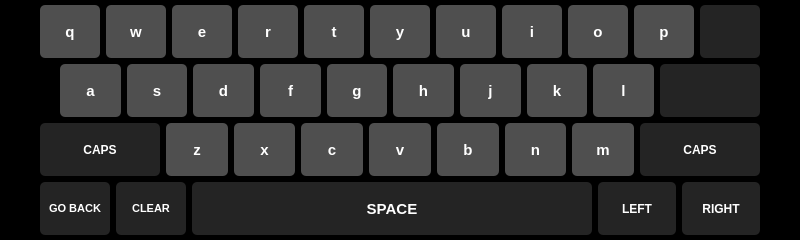
<?xml version="1.0" encoding="UTF-8"?>
<ui version="4.0">
 <class>VirtualKeyboard</class>
 <widget class="QDialog" name="VirtualKeyboard">
  <property name="geometry">
   <rect>
    <x>0</x>
    <y>0</y>
    <width>800</width>
    <height>240</height>
   </rect>
  </property>
  <property name="sizePolicy">
   <sizepolicy hsizetype="Fixed" vsizetype="Fixed">
    <horstretch>0</horstretch>
    <verstretch>0</verstretch>
   </sizepolicy>
  </property>
  <property name="minimumSize">
   <size>
    <width>800</width>
    <height>240</height>
   </size>
  </property>
  <property name="maximumSize">
   <size>
    <width>800</width>
    <height>480</height>
   </size>
  </property>
  <property name="windowTitle">
   <string>VirtualKeyboard</string>
  </property>
  <property name="styleSheet">
   <string notr="true">QDialog{
	background-color: black;
}</string>
  </property>
  <layout class="QGridLayout" name="gridLayout">
   <property name="leftMargin">
    <number>0</number>
   </property>
   <property name="topMargin">
    <number>5</number>
   </property>
   <property name="rightMargin">
    <number>0</number>
   </property>
   <property name="bottomMargin">
    <number>5</number>
   </property>
   <property name="horizontalSpacing">
    <number>6</number>
   </property>
   <item row="0" column="0">
    <layout class="QVBoxLayout" name="verticalLayout">
     <item>
      <layout class="QHBoxLayout" name="horizontalLayout_14">
       <item>
        <spacer name="horizontalSpacer_19">
         <property name="orientation">
          <enum>Qt::Horizontal</enum>
         </property>
         <property name="sizeType">
          <enum>QSizePolicy::Fixed</enum>
         </property>
         <property name="sizeHint" stdset="0">
          <size>
           <width>40</width>
           <height>20</height>
          </size>
         </property>
        </spacer>
       </item>
       <item>
        <layout class="QHBoxLayout" name="horizontalLayout_11">
         <item>
          <widget class="QPushButton" name="qButton">
           <property name="sizePolicy">
            <sizepolicy hsizetype="Expanding" vsizetype="Expanding">
             <horstretch>0</horstretch>
             <verstretch>0</verstretch>
            </sizepolicy>
           </property>
           <property name="minimumSize">
            <size>
             <width>0</width>
             <height>0</height>
            </size>
           </property>
           <property name="maximumSize">
            <size>
             <width>16777215</width>
             <height>16777215</height>
            </size>
           </property>
           <property name="styleSheet">
            <string notr="true">QPushButton{
	font-size: 15px;
	font-weight: bold;
	color: white;
	background-color: rgb(79, 79, 79);
	border-radius: 5px;
}

QPushButton:hover{
	background-color: rgb(207, 207, 207)
}</string>
           </property>
           <property name="text">
            <string>q</string>
           </property>
          </widget>
         </item>
         <item>
          <widget class="QPushButton" name="wButton">
           <property name="sizePolicy">
            <sizepolicy hsizetype="Expanding" vsizetype="Expanding">
             <horstretch>0</horstretch>
             <verstretch>0</verstretch>
            </sizepolicy>
           </property>
           <property name="styleSheet">
            <string notr="true">QPushButton{
	font-size: 15px;
	font-weight: bold;
	color: white;
	background-color: rgb(79, 79, 79);
	border-radius: 5px;
}

QPushButton:hover{
	background-color: rgb(207, 207, 207)
}</string>
           </property>
           <property name="text">
            <string>w</string>
           </property>
          </widget>
         </item>
         <item>
          <widget class="QPushButton" name="eButton">
           <property name="sizePolicy">
            <sizepolicy hsizetype="Expanding" vsizetype="Expanding">
             <horstretch>0</horstretch>
             <verstretch>0</verstretch>
            </sizepolicy>
           </property>
           <property name="styleSheet">
            <string notr="true">QPushButton{
	font-size: 15px;
	font-weight: bold;
	color: white;
	background-color: rgb(79, 79, 79);
	border-radius: 5px;
}

QPushButton:hover{
	background-color: rgb(207, 207, 207)
}</string>
           </property>
           <property name="text">
            <string>e</string>
           </property>
          </widget>
         </item>
         <item>
          <widget class="QPushButton" name="rButton">
           <property name="sizePolicy">
            <sizepolicy hsizetype="Expanding" vsizetype="Expanding">
             <horstretch>0</horstretch>
             <verstretch>0</verstretch>
            </sizepolicy>
           </property>
           <property name="styleSheet">
            <string notr="true">QPushButton{
	font-size: 15px;
	font-weight: bold;
	color: white;
	background-color: rgb(79, 79, 79);
	border-radius: 5px;
}

QPushButton:hover{
	background-color: rgb(207, 207, 207)
}</string>
           </property>
           <property name="text">
            <string>r</string>
           </property>
          </widget>
         </item>
         <item>
          <widget class="QPushButton" name="tButton">
           <property name="sizePolicy">
            <sizepolicy hsizetype="Expanding" vsizetype="Expanding">
             <horstretch>0</horstretch>
             <verstretch>0</verstretch>
            </sizepolicy>
           </property>
           <property name="styleSheet">
            <string notr="true">QPushButton{
	font-size: 15px;
	font-weight: bold;
	color: white;
	background-color: rgb(79, 79, 79);
	border-radius: 5px;
}

QPushButton:hover{
	background-color: rgb(207, 207, 207)
}</string>
           </property>
           <property name="text">
            <string>t</string>
           </property>
          </widget>
         </item>
         <item>
          <widget class="QPushButton" name="yButton">
           <property name="sizePolicy">
            <sizepolicy hsizetype="Expanding" vsizetype="Expanding">
             <horstretch>0</horstretch>
             <verstretch>0</verstretch>
            </sizepolicy>
           </property>
           <property name="styleSheet">
            <string notr="true">QPushButton{
	font-size: 15px;
	font-weight: bold;
	color: white;
	background-color: rgb(79, 79, 79);
	border-radius: 5px;
}

QPushButton:hover{
	background-color: rgb(207, 207, 207)
}</string>
           </property>
           <property name="text">
            <string>y</string>
           </property>
          </widget>
         </item>
         <item>
          <widget class="QPushButton" name="uButton">
           <property name="sizePolicy">
            <sizepolicy hsizetype="Expanding" vsizetype="Expanding">
             <horstretch>0</horstretch>
             <verstretch>0</verstretch>
            </sizepolicy>
           </property>
           <property name="styleSheet">
            <string notr="true">QPushButton{
	font-size: 15px;
	font-weight: bold;
	color: white;
	background-color: rgb(79, 79, 79);
	border-radius: 5px;
}

QPushButton:hover{
	background-color: rgb(207, 207, 207)
}</string>
           </property>
           <property name="text">
            <string>u</string>
           </property>
          </widget>
         </item>
         <item>
          <widget class="QPushButton" name="iButton">
           <property name="sizePolicy">
            <sizepolicy hsizetype="Expanding" vsizetype="Expanding">
             <horstretch>0</horstretch>
             <verstretch>0</verstretch>
            </sizepolicy>
           </property>
           <property name="styleSheet">
            <string notr="true">QPushButton{
	font-size: 15px;
	font-weight: bold;
	color: white;
	background-color: rgb(79, 79, 79);
	border-radius: 5px;
}

QPushButton:hover{
	background-color: rgb(207, 207, 207)
}</string>
           </property>
           <property name="text">
            <string>i</string>
           </property>
          </widget>
         </item>
         <item>
          <widget class="QPushButton" name="oButton">
           <property name="sizePolicy">
            <sizepolicy hsizetype="Expanding" vsizetype="Expanding">
             <horstretch>0</horstretch>
             <verstretch>0</verstretch>
            </sizepolicy>
           </property>
           <property name="styleSheet">
            <string notr="true">QPushButton{
	font-size: 15px;
	font-weight: bold;
	color: white;
	background-color: rgb(79, 79, 79);
	border-radius: 5px;
}

QPushButton:hover{
	background-color: rgb(207, 207, 207)
}</string>
           </property>
           <property name="text">
            <string>o</string>
           </property>
          </widget>
         </item>
         <item>
          <widget class="QPushButton" name="pButton">
           <property name="sizePolicy">
            <sizepolicy hsizetype="Expanding" vsizetype="Expanding">
             <horstretch>0</horstretch>
             <verstretch>0</verstretch>
            </sizepolicy>
           </property>
           <property name="styleSheet">
            <string notr="true">QPushButton{
	font-size: 15px;
	font-weight: bold;
	color: white;
	background-color: rgb(79, 79, 79);
	border-radius: 5px;
}

QPushButton:hover{
	background-color: rgb(207, 207, 207)
}</string>
           </property>
           <property name="text">
            <string>p</string>
           </property>
          </widget>
         </item>
        </layout>
       </item>
       <item>
        <widget class="QPushButton" name="deleteButton">
         <property name="sizePolicy">
          <sizepolicy hsizetype="Fixed" vsizetype="Expanding">
           <horstretch>0</horstretch>
           <verstretch>0</verstretch>
          </sizepolicy>
         </property>
         <property name="minimumSize">
          <size>
           <width>60</width>
           <height>0</height>
          </size>
         </property>
         <property name="maximumSize">
          <size>
           <width>60</width>
           <height>16777215</height>
          </size>
         </property>
         <property name="styleSheet">
          <string notr="true">QPushButton{
	font-weight: bold;
	color: white;
	background-color: rgb(36, 36, 36);
	border-radius: 5px;
}

QPushButton:hover{
	background-color: rgb(207, 207, 207)
}</string>
         </property>
         <property name="text">
          <string/>
         </property>
         <property name="iconSize">
          <size>
           <width>60</width>
           <height>52</height>
          </size>
         </property>
        </widget>
       </item>
       <item>
        <spacer name="horizontalSpacer_21">
         <property name="orientation">
          <enum>Qt::Horizontal</enum>
         </property>
         <property name="sizeType">
          <enum>QSizePolicy::Fixed</enum>
         </property>
         <property name="sizeHint" stdset="0">
          <size>
           <width>40</width>
           <height>20</height>
          </size>
         </property>
        </spacer>
       </item>
      </layout>
     </item>
     <item>
      <layout class="QHBoxLayout" name="horizontalLayout_15">
       <item>
        <spacer name="horizontalSpacer_20">
         <property name="orientation">
          <enum>Qt::Horizontal</enum>
         </property>
         <property name="sizeType">
          <enum>QSizePolicy::Fixed</enum>
         </property>
         <property name="sizeHint" stdset="0">
          <size>
           <width>60</width>
           <height>40</height>
          </size>
         </property>
        </spacer>
       </item>
       <item>
        <layout class="QHBoxLayout" name="horizontalLayout_12">
         <item>
          <widget class="QPushButton" name="aButton">
           <property name="sizePolicy">
            <sizepolicy hsizetype="Expanding" vsizetype="Expanding">
             <horstretch>0</horstretch>
             <verstretch>0</verstretch>
            </sizepolicy>
           </property>
           <property name="styleSheet">
            <string notr="true">QPushButton{
	font-size: 15px;
	font-weight: bold;
	color: white;
	background-color: rgb(79, 79, 79);
	border-radius: 5px;
}

QPushButton:hover{
	background-color: rgb(207, 207, 207)
}</string>
           </property>
           <property name="text">
            <string>a</string>
           </property>
          </widget>
         </item>
         <item>
          <widget class="QPushButton" name="sButton">
           <property name="sizePolicy">
            <sizepolicy hsizetype="Expanding" vsizetype="Expanding">
             <horstretch>0</horstretch>
             <verstretch>0</verstretch>
            </sizepolicy>
           </property>
           <property name="styleSheet">
            <string notr="true">QPushButton{
	font-size: 15px;
	font-weight: bold;
	color: white;
	background-color: rgb(79, 79, 79);
	border-radius: 5px;
}

QPushButton:hover{
	background-color: rgb(207, 207, 207)
}</string>
           </property>
           <property name="text">
            <string>s</string>
           </property>
          </widget>
         </item>
         <item>
          <widget class="QPushButton" name="dButton">
           <property name="sizePolicy">
            <sizepolicy hsizetype="Expanding" vsizetype="Expanding">
             <horstretch>0</horstretch>
             <verstretch>0</verstretch>
            </sizepolicy>
           </property>
           <property name="styleSheet">
            <string notr="true">QPushButton{
	font-size: 15px;
	font-weight: bold;
	color: white;
	background-color: rgb(79, 79, 79);
	border-radius: 5px;
}

QPushButton:hover{
	background-color: rgb(207, 207, 207)
}</string>
           </property>
           <property name="text">
            <string>d</string>
           </property>
          </widget>
         </item>
         <item>
          <widget class="QPushButton" name="fButton">
           <property name="sizePolicy">
            <sizepolicy hsizetype="Expanding" vsizetype="Expanding">
             <horstretch>0</horstretch>
             <verstretch>0</verstretch>
            </sizepolicy>
           </property>
           <property name="styleSheet">
            <string notr="true">QPushButton{
	font-size: 15px;
	font-weight: bold;
	color: white;
	background-color: rgb(79, 79, 79);
	border-radius: 5px;
}

QPushButton:hover{
	background-color: rgb(207, 207, 207)
}</string>
           </property>
           <property name="text">
            <string>f</string>
           </property>
          </widget>
         </item>
         <item>
          <widget class="QPushButton" name="gButton">
           <property name="sizePolicy">
            <sizepolicy hsizetype="Expanding" vsizetype="Expanding">
             <horstretch>0</horstretch>
             <verstretch>0</verstretch>
            </sizepolicy>
           </property>
           <property name="styleSheet">
            <string notr="true">QPushButton{
	font-size: 15px;
	font-weight: bold;
	color: white;
	background-color: rgb(79, 79, 79);
	border-radius: 5px;
}

QPushButton:hover{
	background-color: rgb(207, 207, 207)
}</string>
           </property>
           <property name="text">
            <string>g</string>
           </property>
          </widget>
         </item>
         <item>
          <widget class="QPushButton" name="hButton">
           <property name="sizePolicy">
            <sizepolicy hsizetype="Expanding" vsizetype="Expanding">
             <horstretch>0</horstretch>
             <verstretch>0</verstretch>
            </sizepolicy>
           </property>
           <property name="styleSheet">
            <string notr="true">QPushButton{
	font-size: 15px;
	font-weight: bold;
	color: white;
	background-color: rgb(79, 79, 79);
	border-radius: 5px;
}

QPushButton:hover{
	background-color: rgb(207, 207, 207)
}</string>
           </property>
           <property name="text">
            <string>h</string>
           </property>
          </widget>
         </item>
         <item>
          <widget class="QPushButton" name="jButton">
           <property name="sizePolicy">
            <sizepolicy hsizetype="Expanding" vsizetype="Expanding">
             <horstretch>0</horstretch>
             <verstretch>0</verstretch>
            </sizepolicy>
           </property>
           <property name="styleSheet">
            <string notr="true">QPushButton{
	font-size: 15px;
	font-weight: bold;
	color: white;
	background-color: rgb(79, 79, 79);
	border-radius: 5px;
}

QPushButton:hover{
	background-color: rgb(207, 207, 207)
}</string>
           </property>
           <property name="text">
            <string>j</string>
           </property>
          </widget>
         </item>
         <item>
          <widget class="QPushButton" name="kButton">
           <property name="sizePolicy">
            <sizepolicy hsizetype="Expanding" vsizetype="Expanding">
             <horstretch>0</horstretch>
             <verstretch>0</verstretch>
            </sizepolicy>
           </property>
           <property name="styleSheet">
            <string notr="true">QPushButton{
	font-size: 15px;
	font-weight: bold;
	color: white;
	background-color: rgb(79, 79, 79);
	border-radius: 5px;
}

QPushButton:hover{
	background-color: rgb(207, 207, 207)
}</string>
           </property>
           <property name="text">
            <string>k</string>
           </property>
          </widget>
         </item>
         <item>
          <widget class="QPushButton" name="lButton">
           <property name="sizePolicy">
            <sizepolicy hsizetype="Expanding" vsizetype="Expanding">
             <horstretch>0</horstretch>
             <verstretch>0</verstretch>
            </sizepolicy>
           </property>
           <property name="styleSheet">
            <string notr="true">QPushButton{
	font-size: 15px;
	font-weight: bold;
	color: white;
	background-color: rgb(79, 79, 79);
	border-radius: 5px;
}

QPushButton:hover{
	background-color: rgb(207, 207, 207)
}</string>
           </property>
           <property name="text">
            <string>l</string>
           </property>
          </widget>
         </item>
        </layout>
       </item>
       <item>
        <widget class="QPushButton" name="enterButton">
         <property name="sizePolicy">
          <sizepolicy hsizetype="Fixed" vsizetype="Expanding">
           <horstretch>0</horstretch>
           <verstretch>0</verstretch>
          </sizepolicy>
         </property>
         <property name="minimumSize">
          <size>
           <width>100</width>
           <height>0</height>
          </size>
         </property>
         <property name="maximumSize">
          <size>
           <width>100</width>
           <height>16777215</height>
          </size>
         </property>
         <property name="styleSheet">
          <string notr="true">QPushButton{
	font-weight: bold;
	color: white;
	background-color: rgb(36, 36, 36);
	border-radius: 5px;
}

QPushButton:hover{
	background-color: rgb(207, 207, 207)
}</string>
         </property>
         <property name="text">
          <string/>
         </property>
         <property name="iconSize">
          <size>
           <width>100</width>
           <height>51</height>
          </size>
         </property>
        </widget>
       </item>
       <item>
        <spacer name="horizontalSpacer_22">
         <property name="orientation">
          <enum>Qt::Horizontal</enum>
         </property>
         <property name="sizeType">
          <enum>QSizePolicy::Fixed</enum>
         </property>
         <property name="sizeHint" stdset="0">
          <size>
           <width>40</width>
           <height>20</height>
          </size>
         </property>
        </spacer>
       </item>
      </layout>
     </item>
     <item>
      <layout class="QHBoxLayout" name="horizontalLayout_16">
       <item>
        <spacer name="horizontalSpacer_26">
         <property name="orientation">
          <enum>Qt::Horizontal</enum>
         </property>
         <property name="sizeType">
          <enum>QSizePolicy::Fixed</enum>
         </property>
         <property name="sizeHint" stdset="0">
          <size>
           <width>40</width>
           <height>20</height>
          </size>
         </property>
        </spacer>
       </item>
       <item>
        <widget class="QPushButton" name="lCapButton">
         <property name="sizePolicy">
          <sizepolicy hsizetype="Fixed" vsizetype="Expanding">
           <horstretch>0</horstretch>
           <verstretch>0</verstretch>
          </sizepolicy>
         </property>
         <property name="minimumSize">
          <size>
           <width>120</width>
           <height>0</height>
          </size>
         </property>
         <property name="maximumSize">
          <size>
           <width>120</width>
           <height>16777215</height>
          </size>
         </property>
         <property name="styleSheet">
          <string notr="true">QPushButton{
	font-weight: bold;
	color: white;
	background-color: rgb(36, 36, 36);
	border-radius: 5px;
}

QPushButton:hover{
	background-color: rgb(207, 207, 207)
}</string>
         </property>
         <property name="text">
          <string>CAPS</string>
         </property>
         <property name="iconSize">
          <size>
           <width>120</width>
           <height>52</height>
          </size>
         </property>
        </widget>
       </item>
       <item>
        <layout class="QHBoxLayout" name="horizontalLayout_13">
         <item>
          <widget class="QPushButton" name="zButton">
           <property name="sizePolicy">
            <sizepolicy hsizetype="Expanding" vsizetype="Expanding">
             <horstretch>0</horstretch>
             <verstretch>0</verstretch>
            </sizepolicy>
           </property>
           <property name="styleSheet">
            <string notr="true">QPushButton{
	font-size: 15px;
	font-weight: bold;
	color: white;
	background-color: rgb(79, 79, 79);
	border-radius: 5px;
}

QPushButton:hover{
	background-color: rgb(207, 207, 207)
}</string>
           </property>
           <property name="text">
            <string>z</string>
           </property>
          </widget>
         </item>
         <item>
          <widget class="QPushButton" name="xButton">
           <property name="sizePolicy">
            <sizepolicy hsizetype="Expanding" vsizetype="Expanding">
             <horstretch>0</horstretch>
             <verstretch>0</verstretch>
            </sizepolicy>
           </property>
           <property name="styleSheet">
            <string notr="true">QPushButton{
	font-size: 15px;
	font-weight: bold;
	color: white;
	background-color: rgb(79, 79, 79);
	border-radius: 5px;
}

QPushButton:hover{
	background-color: rgb(207, 207, 207)
}</string>
           </property>
           <property name="text">
            <string>x</string>
           </property>
          </widget>
         </item>
         <item>
          <widget class="QPushButton" name="cButton">
           <property name="sizePolicy">
            <sizepolicy hsizetype="Expanding" vsizetype="Expanding">
             <horstretch>0</horstretch>
             <verstretch>0</verstretch>
            </sizepolicy>
           </property>
           <property name="styleSheet">
            <string notr="true">QPushButton{
	font-size: 15px;
	font-weight: bold;
	color: white;
	background-color: rgb(79, 79, 79);
	border-radius: 5px;
}

QPushButton:hover{
	background-color: rgb(207, 207, 207)
}</string>
           </property>
           <property name="text">
            <string>c</string>
           </property>
          </widget>
         </item>
         <item>
          <widget class="QPushButton" name="vButton">
           <property name="sizePolicy">
            <sizepolicy hsizetype="Expanding" vsizetype="Expanding">
             <horstretch>0</horstretch>
             <verstretch>0</verstretch>
            </sizepolicy>
           </property>
           <property name="styleSheet">
            <string notr="true">QPushButton{
	font-size: 15px;
	font-weight: bold;
	color: white;
	background-color: rgb(79, 79, 79);
	border-radius: 5px;
}

QPushButton:hover{
	background-color: rgb(207, 207, 207)
}</string>
           </property>
           <property name="text">
            <string>v</string>
           </property>
          </widget>
         </item>
         <item>
          <widget class="QPushButton" name="bButton">
           <property name="sizePolicy">
            <sizepolicy hsizetype="Expanding" vsizetype="Expanding">
             <horstretch>0</horstretch>
             <verstretch>0</verstretch>
            </sizepolicy>
           </property>
           <property name="styleSheet">
            <string notr="true">QPushButton{
	font-size: 15px;
	font-weight: bold;
	color: white;
	background-color: rgb(79, 79, 79);
	border-radius: 5px;
}

QPushButton:hover{
	background-color: rgb(207, 207, 207)
}</string>
           </property>
           <property name="text">
            <string>b</string>
           </property>
          </widget>
         </item>
         <item>
          <widget class="QPushButton" name="nButton">
           <property name="sizePolicy">
            <sizepolicy hsizetype="Expanding" vsizetype="Expanding">
             <horstretch>0</horstretch>
             <verstretch>0</verstretch>
            </sizepolicy>
           </property>
           <property name="styleSheet">
            <string notr="true">QPushButton{
	font-size: 15px;
	font-weight: bold;
	color: white;
	background-color: rgb(79, 79, 79);
	border-radius: 5px;
}

QPushButton:hover{
	background-color: rgb(207, 207, 207)
}</string>
           </property>
           <property name="text">
            <string>n</string>
           </property>
          </widget>
         </item>
         <item>
          <widget class="QPushButton" name="mButton">
           <property name="sizePolicy">
            <sizepolicy hsizetype="Expanding" vsizetype="Expanding">
             <horstretch>0</horstretch>
             <verstretch>0</verstretch>
            </sizepolicy>
           </property>
           <property name="styleSheet">
            <string notr="true">QPushButton{
	font-size: 15px;
	font-weight: bold;
	color: white;
	background-color: rgb(79, 79, 79);
	border-radius: 5px;
}

QPushButton:hover{
	background-color: rgb(207, 207, 207)
}</string>
           </property>
           <property name="text">
            <string>m</string>
           </property>
          </widget>
         </item>
        </layout>
       </item>
       <item>
        <widget class="QPushButton" name="rCapButton">
         <property name="sizePolicy">
          <sizepolicy hsizetype="Fixed" vsizetype="Expanding">
           <horstretch>0</horstretch>
           <verstretch>0</verstretch>
          </sizepolicy>
         </property>
         <property name="minimumSize">
          <size>
           <width>120</width>
           <height>0</height>
          </size>
         </property>
         <property name="maximumSize">
          <size>
           <width>60</width>
           <height>16777215</height>
          </size>
         </property>
         <property name="styleSheet">
          <string notr="true">QPushButton{
	font-weight: bold;
	color: white;
	background-color: rgb(36, 36, 36);
	border-radius: 5px;
}

QPushButton:hover{
	background-color: rgb(207, 207, 207)
}</string>
         </property>
         <property name="text">
          <string>CAPS</string>
         </property>
         <property name="iconSize">
          <size>
           <width>120</width>
           <height>50</height>
          </size>
         </property>
        </widget>
       </item>
       <item>
        <spacer name="horizontalSpacer_23">
         <property name="orientation">
          <enum>Qt::Horizontal</enum>
         </property>
         <property name="sizeType">
          <enum>QSizePolicy::Fixed</enum>
         </property>
         <property name="sizeHint" stdset="0">
          <size>
           <width>40</width>
           <height>20</height>
          </size>
         </property>
        </spacer>
       </item>
      </layout>
     </item>
     <item>
      <layout class="QHBoxLayout" name="horizontalLayout">
       <item>
        <spacer name="horizontalSpacer_25">
         <property name="orientation">
          <enum>Qt::Horizontal</enum>
         </property>
         <property name="sizeType">
          <enum>QSizePolicy::Fixed</enum>
         </property>
         <property name="sizeHint" stdset="0">
          <size>
           <width>40</width>
           <height>20</height>
          </size>
         </property>
        </spacer>
       </item>
       <item>
        <widget class="QPushButton" name="goBackButton">
         <property name="sizePolicy">
          <sizepolicy hsizetype="Fixed" vsizetype="Expanding">
           <horstretch>0</horstretch>
           <verstretch>0</verstretch>
          </sizepolicy>
         </property>
         <property name="minimumSize">
          <size>
           <width>70</width>
           <height>0</height>
          </size>
         </property>
         <property name="maximumSize">
          <size>
           <width>70</width>
           <height>16777215</height>
          </size>
         </property>
         <property name="styleSheet">
          <string notr="true">QPushButton{
	font-size: 11px;
	font-weight: bold;
	color: white;
	background-color: rgb(36, 36, 36);
	border-radius: 5px;
}

QPushButton:hover{
	background-color: rgb(207, 207, 207)
}</string>
         </property>
         <property name="text">
          <string>GO BACK</string>
         </property>
        </widget>
       </item>
       <item>
        <widget class="QPushButton" name="clearButton">
         <property name="sizePolicy">
          <sizepolicy hsizetype="Fixed" vsizetype="Expanding">
           <horstretch>0</horstretch>
           <verstretch>0</verstretch>
          </sizepolicy>
         </property>
         <property name="minimumSize">
          <size>
           <width>70</width>
           <height>0</height>
          </size>
         </property>
         <property name="maximumSize">
          <size>
           <width>70</width>
           <height>16777215</height>
          </size>
         </property>
         <property name="styleSheet">
          <string notr="true">QPushButton{
	font-size: 11px;
	font-weight: bold;
	color: white;
	background-color: rgb(36, 36, 36);
	border-radius: 5px;
}

QPushButton:hover{
	background-color: rgb(207, 207, 207)
}</string>
         </property>
         <property name="text">
          <string>CLEAR</string>
         </property>
        </widget>
       </item>
       <item>
        <widget class="QPushButton" name="spaceButton">
         <property name="sizePolicy">
          <sizepolicy hsizetype="Fixed" vsizetype="Expanding">
           <horstretch>30</horstretch>
           <verstretch>0</verstretch>
          </sizepolicy>
         </property>
         <property name="minimumSize">
          <size>
           <width>400</width>
           <height>0</height>
          </size>
         </property>
         <property name="styleSheet">
          <string notr="true">QPushButton{
	font-size: 15px;
	font-weight: bold;
	color: white;
	background-color: rgb(36, 36, 36);
	border-radius: 5px;
}

QPushButton:hover{
	background-color: rgb(207, 207, 207)
}</string>
         </property>
         <property name="text">
          <string>SPACE</string>
         </property>
        </widget>
       </item>
       <item>
        <widget class="QPushButton" name="leftArrowButton">
         <property name="sizePolicy">
          <sizepolicy hsizetype="Expanding" vsizetype="Expanding">
           <horstretch>0</horstretch>
           <verstretch>0</verstretch>
          </sizepolicy>
         </property>
         <property name="styleSheet">
          <string notr="true">QPushButton{
	font-weight: bold;
	color: white;
	background-color: rgb(36, 36, 36);
	border-radius: 5px;
}

QPushButton:hover{
	background-color: rgb(207, 207, 207)
}</string>
         </property>
         <property name="text">
          <string>LEFT</string>
         </property>
         <property name="iconSize">
          <size>
           <width>70</width>
           <height>51</height>
          </size>
         </property>
        </widget>
       </item>
       <item>
        <widget class="QPushButton" name="rightArrowButton">
         <property name="sizePolicy">
          <sizepolicy hsizetype="Expanding" vsizetype="Expanding">
           <horstretch>0</horstretch>
           <verstretch>0</verstretch>
          </sizepolicy>
         </property>
         <property name="styleSheet">
          <string notr="true">QPushButton{
	font-weight: bold;
	color: white;
	background-color: rgb(36, 36, 36);
	border-radius: 5px;
}

QPushButton:hover{
	background-color: rgb(207, 207, 207)
}</string>
         </property>
         <property name="text">
          <string>RIGHT</string>
         </property>
         <property name="iconSize">
          <size>
           <width>70</width>
           <height>51</height>
          </size>
         </property>
        </widget>
       </item>
       <item>
        <spacer name="horizontalSpacer_24">
         <property name="orientation">
          <enum>Qt::Horizontal</enum>
         </property>
         <property name="sizeType">
          <enum>QSizePolicy::Fixed</enum>
         </property>
         <property name="sizeHint" stdset="0">
          <size>
           <width>40</width>
           <height>20</height>
          </size>
         </property>
        </spacer>
       </item>
      </layout>
     </item>
    </layout>
   </item>
  </layout>
 </widget>
 <resources/>
 <connections/>
</ui>
